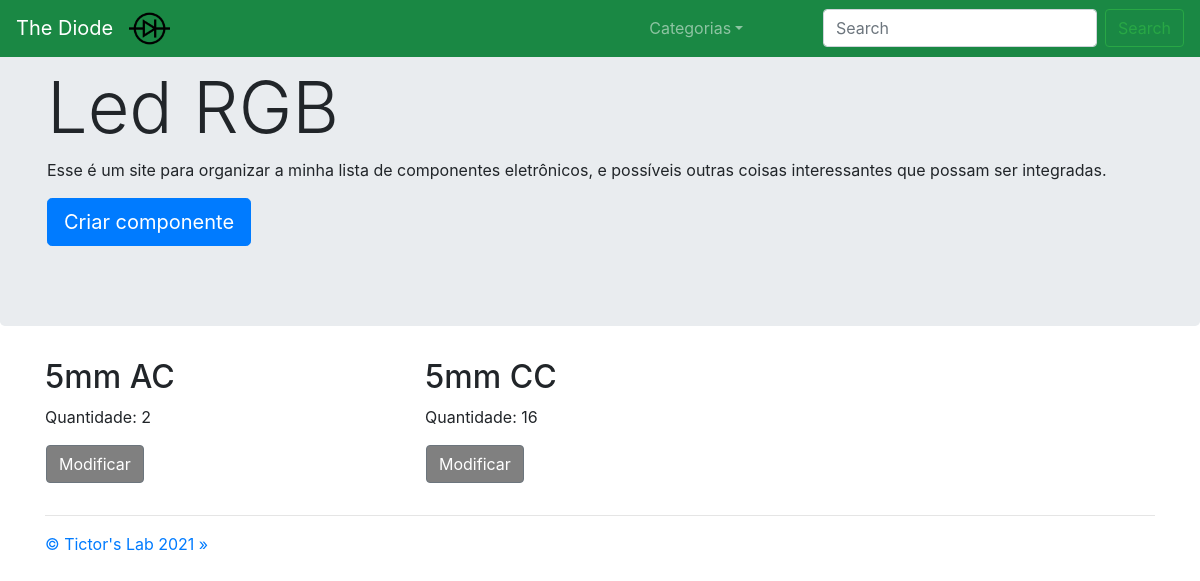
Screenshot of /2/2/ with the database file from the repository.
### componente/models.py (models this page shows, shortened)
class TipoDeComponente(models.Model):
    nome       = models.CharField(max_length = 100)
    categoria  = models.ForeignKey('Categoria', on_delete=models.CASCADE, default="1")
    quantidade = models.IntegerField(blank=True, null=True)
    class Meta:
        verbose_name_plural = "Tipos de componentes"
    def __str__(self):
        return self.nome

class Componente(models.Model):
    nome       = models.CharField(max_length=100, null=True)
    tipo       = models.ForeignKey('TipoDeComponente', on_delete=models.CASCADE, default="1")
    quantidade = models.IntegerField(default=0)
    limite     = models.IntegerField(default=99, null=True)

### core/views.py (the view)
# urls.py: path('<int:id_categoria>/<int:id>/', componentes, name='componentes'),
def componentes(request, id_categoria, id):
    componentes = Componente.objects.filter(tipo=id).order_by('nome')
    categorias = Categoria.objects.order_by('-quantidade')
    criar_painel_msg = painelDeArmazenamentoModular_contextMsg(request)
    context = {'categorias':categorias,
               'componentes': componentes,
               'tipo_especifico':TipoDeComponente.objects.get(id=id),
               'id_categoria':id_categoria,
               'id_tipo':id,
               'criar_painel_msg':criar_painel_msg}
    return render(request, 'core/componentes.html', context)

### core/views.py (called while the page is built)
def painelDeArmazenamentoModular_splitIds(request, cookie_name):
    criar_painel_ids = request.COOKIES.get(cookie_name)
    if (criar_painel_ids != None): criar_painel_num_ids = len(criar_painel_ids.split(","))
    else: criar_painel_num_ids = 0
    return criar_painel_num_ids

def painelDeArmazenamentoModular_contextMsg(request):
    criar_painel_num_ids = painelDeArmazenamentoModular_splitIds(request, "criar_painel_ids")
    if request.COOKIES.get('criar_painel') == "True" and criar_painel_num_ids == 9:
        criar_painel_msg = "todos os componentes selecionados"
    elif request.COOKIES.get('criar_painel') == "True":
        criar_painel_msg = str(criar_painel_num_ids) + " componentes selecionados"
    else:
        criar_painel_msg = 0
    return criar_painel_msg

### core/templates/core/componentes.html (shortened to what this page needs)
{% extends 'core/base.html' %}
{% load static %}
{% block content %}
<nav class="navbar navbar-expand-md navbar-dark fixed-top" style="background-color: #1a8844;">
    <a class="navbar-brand" href="../../">The Diode</a>
    <div class="collapse navbar-collapse" id="navbarsExampleDefault">
        <ul class="navbar-nav mr-auto">
            <li>
                <img src="{% static 'core/imagens/Diode.png' %}" style="width:8%;">
            </li>
            <li class="nav-item dropdown">
                <a class="nav-link dropdown-toggle" href="#" id="dropdown01" data-toggle="dropdown" aria-haspopup="true"
                    aria-expanded="false">Categorias</a>
            </li>
        </ul>
        <form class="form-inline my-2 my-lg-0" action="/search">
            <input name="q" class="form-control mr-sm-2" type="text" placeholder="Search" aria-label="Search">
            <button class="btn btn-outline-success my-2 my-sm-0" type="submit">Search</button>
        </form>
    </div>
</nav>
<main role="main">
    <div class="jumbotron">
        <div class="container">
            <h1 class="display-3">{{ tipo_especifico }}</h1>
            <p>Esse é um site para organizar a minha lista de componentes eletrônicos, e possíveis outras coisas interessantes que possam ser integradas.</p>
        </div>
        <div class="container">
            <p><a class="btn btn-primary btn-lg" href="../../{{ id_categoria }}/{{ id_tipo }}/criar/" role="button">Criar componente</a></p>
        </div>
    </div>
    <div class="container">
        <div class="row">
            {% for componente in componentes %}
            <div class="col-md-4">
                <h2>{{ componente.nome }}</h2>
                <p>Quantidade: {{ componente.quantidade }}</p>
                <div class="row">
                    {% if criar_painel_msg == 0 %}
                        <div id="btn-modificar">
                            <button class="btn btn-secondary" onclick="document.location='../../../{{ componente.tipo.categoria.id }}/{{ componente.tipo.id }}/{{ componente.id }}'" role="button" style="background-color: #808080;">Modificar</button>
                        </div>
                    {% endif %}
                </div>
            </div>
            {% endfor %}
        </div>
        <hr>
    </div>
</main>
<footer class="container">
    <p><a href="http://tictorslab.blogspot.com/" role="button">&copy; Tictor's Lab 2021 &raquo;</a></p>
</footer>
{% endblock %}

### core/templates/core/componentes.html (style rules this page uses)
#btn-modificar { padding-left: 16px; }

### rows the page displays
TipoDeComponente: nome "Led RGB"
Componente: nome "5mm AC", quantidade "2"
Componente: nome "5mm CC", quantidade "16"
